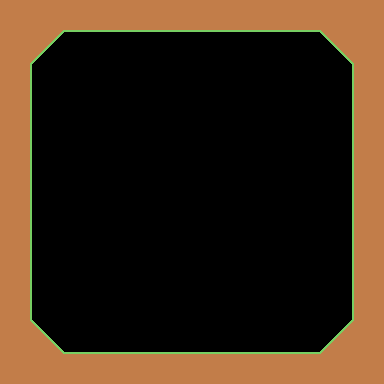

This is a level from a 2D game, rendered from its Tiled map with the project's own tilesets. A one-line summary and the map file follow, with tile-layer data summarised:
An orthogonal 12x12 tile map with 32x32 px tiles, 1 tile layer (Tile Layer 1) and 1 object.

<map version="1.0" orientation="orthogonal" renderorder="right-down" width="12" height="12" tilewidth="32" tileheight="32" nextobjectid="16">
 <tileset firstgid="1" name="main" tilewidth="32" tileheight="32">
  <image source="../Images/tileset.png" width="192" height="128" />
 </tileset>
 <layer name="Tile Layer 1" width="12" height="12">
  <data>[144 cells, 48 non-empty, 13 distinct tile ids]</data>
 </layer>
 <objectgroup name="collision-layer">
  <object id="2" x="32" y="320">
   <polyline points="0,0 0,-256 32,-288 288,-288 320,-256 320,0 288,32 32,32 0,0" />
  </object>
 </objectgroup>
</map>